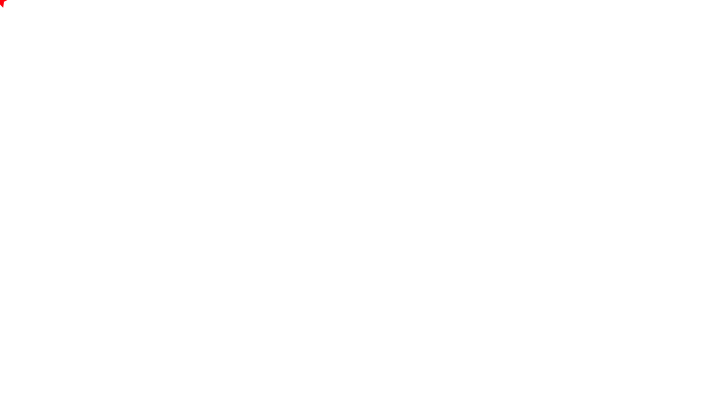
Frame 1 (no input)
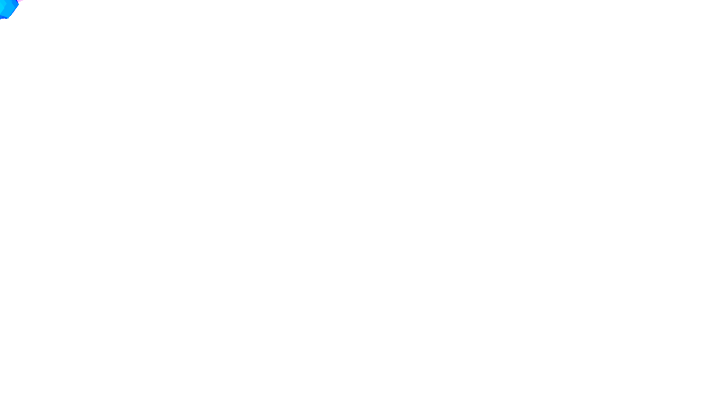
Frame 60 (no input)
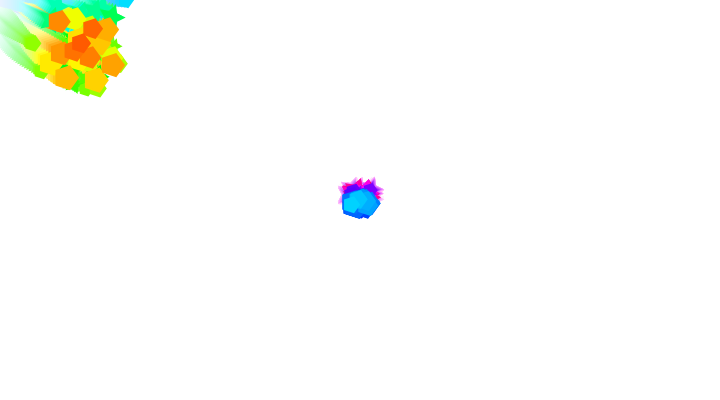
Frame 120 (the mouse pressed at the canvas centre since frame 60)

The p5.js sketch that drew these frames (run headless with seeded random() and noise() and a simulated clock; from frame 60 on, the mouse is pressed at the canvas centre):

// p5.js sketch
// ── sketch.js
let system;

function setup() {
  createCanvas(720, 400);
  system = new ParticleSystem(createVector(mouseX, mouseY));
}

function draw() {
  background(255, 255, 255, 25); 
  system.origin = createVector(mouseX, mouseY); 
  system.addParticle();
  system.run();
}

class Particle {
  constructor(position) {
    this.acceleration = createVector(0, 0.05);
    this.velocity = createVector(random(-1, 1), random(-1, 0));
    this.position = position.copy();
    
    this.lifespan = 255;
    this.angle = 0;
  }

  run() {
    this.update();
    this.display();
  }

  update() {
    let mouse = createVector(mouseX, mouseY);
    let dir = p5.Vector.sub(mouse, this.position);
    dir.setMag(0.05);
    this.acceleration = dir;

    this.velocity.add(this.acceleration);
    this.position.add(this.velocity);
    this.lifespan -= 2;
    this.angle += 0.1;
  }

  display() {
    let hue = map(this.lifespan, 0, 255, 0, 360);
    colorMode(HSB);
    stroke(hue, 255, 255, this.lifespan);
    strokeWeight(2);
    fill(hue, 255, 255, this.lifespan);

    let t = map(sin(this.angle), -1, 1, 0, 1); 

    push();
    translate(this.position.x, this.position.y);
    drawMorphingShape(0, 0, 12, 6, t, 5);
    pop();

    colorMode(RGB); 
  }

  isDead() {
    return this.lifespan < 0;
  }
}

class ParticleSystem {
  constructor(position) {
    this.origin = position.copy();
    this.particles = [];
  }

  addParticle() {
    this.particles.push(new Particle(this.origin));
  }

  run() {
    for (let i = this.particles.length - 1; i >= 0; i--) {
      let p = this.particles[i];
      p.run();
      if (p.isDead()) {
        this.particles.splice(i, 1);
      }
    }
  }
}

// thsi is a long function to draw a morphing shape between a circle AND a star
function drawMorphingShape(x, y, radius1, radius2, t, npoints) {
  let angle = TWO_PI / npoints;
  let halfAngle = angle / 2.0;
  beginShape();
  for (let a = 0; a < TWO_PI; a += angle) {
    let sx, sy;

    if (t < 0.5) {
      let blendedRadius = lerp(radius1, radius2, t * 2); 
      sx = x + cos(a) * blendedRadius;
      sy = y + sin(a) * blendedRadius;
    } else {
      let starRadius = lerp(radius2, radius1, (t - 0.5) * 2); // porpose of this part if to find the star's interpolated radius.
      sx = x + cos(a) * starRadius;
      sy = y + sin(a) * starRadius;
      vertex(sx, sy);
      sx = x + cos(a + halfAngle) * (starRadius / 2);
      sy = y + sin(a + halfAngle) * (starRadius / 2);
    }
    vertex(sx, sy);
  }
  endShape(CLOSE);
}
